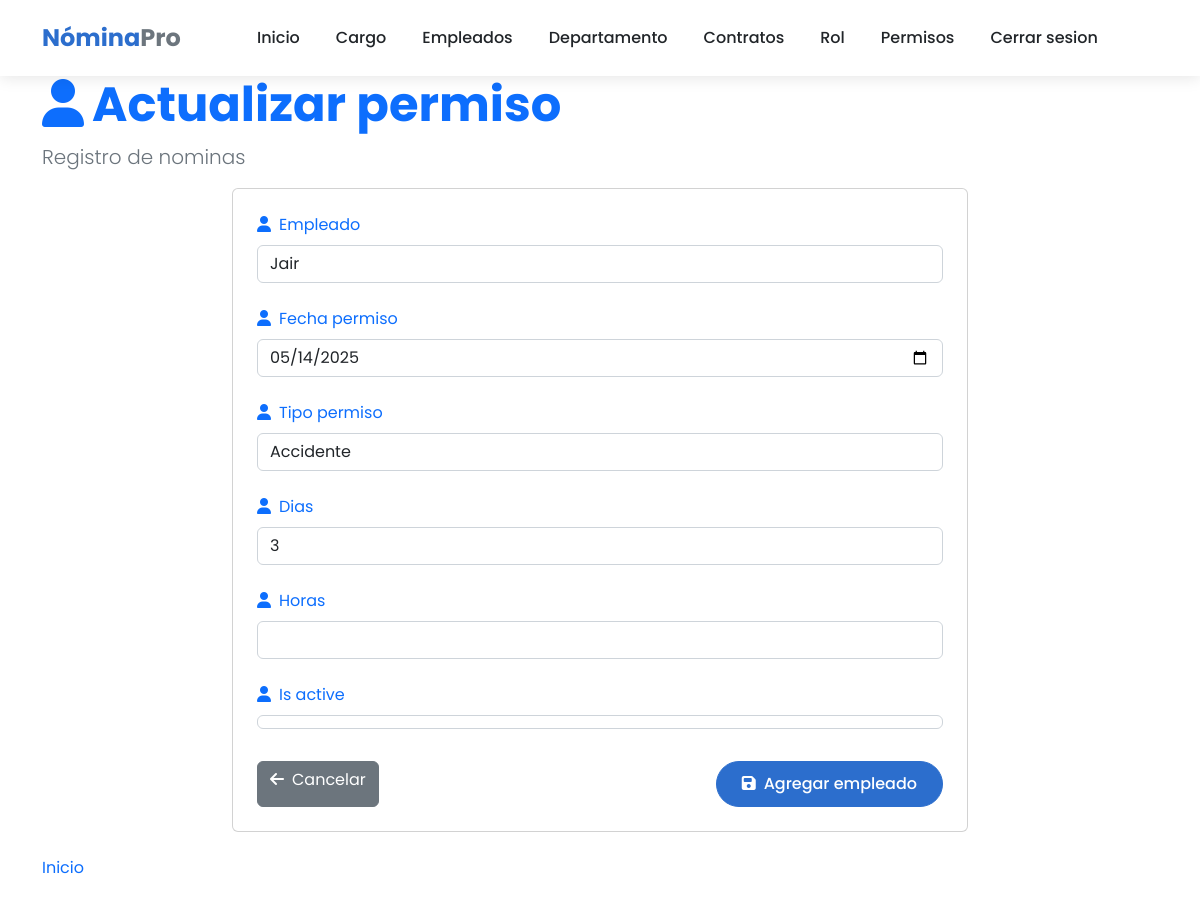
The page /nomina/update_permiso/1 (signed in) on the database its author committed.
### core/models.py (models this page shows, shortened)
class Permiso(models.Model):
    empleado = models.ForeignKey(Empleado, on_delete=models.CASCADE)
    fecha_permiso = models.DateField()
    tipo_permiso = models.ForeignKey(TipoPermiso, on_delete=models.CASCADE)
    dias = models.PositiveIntegerField(null=True,blank=True)
    horas = models.PositiveIntegerField(null=True,blank=True)
    is_active = models.BooleanField(default=True)

### core/views.py (the view, shortened to what this page needs)
# urls.py: path('update_permiso/<int:id>', views.update_permiso, name="update_permiso"),
@login_required
def update_permiso (request, id):
   context={'title':'Actualizar permiso'}
   permiso = Permiso.objects.get(pk=id)
   if request.method == "GET":
      form = PermisoForm(instance=permiso)
      context['form'] = form
      return render(request, 'permisos/create.html', context)

### core/forms.py
class PermisoForm(ModelForm):
    EMPLEADO_CHOICES = Empleado.objects.all()
    empleado = forms.ModelChoiceField(
        queryset=EMPLEADO_CHOICES,
        widget=forms.Select(attrs={'class': 'form-control'})
    )
    TIPO_PERMISO_CHOICES = TipoPermiso.objects.all()
    tipo_permiso = forms.ModelChoiceField(
        queryset=TIPO_PERMISO_CHOICES,
        widget=forms.Select(attrs={'class': 'form-control'})
    )
    class Meta:
        model = Permiso
        fields = '__all__'
        widgets = {
            'fecha_permiso': DateInput(attrs={'class': 'form-control', 'type': 'date'}),
            'dias' : NumberInput(attrs={'class': 'form-control'}),
            'horas' : NumberInput(attrs={'class': 'form-control'}),
            'is_active' : CheckboxInput(attrs={'class': 'form-control'}),
        }

### core/models.py (called while the page is built)
    def __str__(self):
        return self.nombre

    def __str__(self):
        return self.descripcion

### template/permisos/create.html (shortened to what this page needs)
{% extends 'home.html' %}
{% block content %}
<div class="container">
    <header class="page-header">
        <h1 class="display-5 fw-bold text-primary">
            <i class="fas fa-user me-2"></i>{{ title }}
        </h1>
        <p class="lead text-muted">Registro de nominas</p>
    </header>
    <div class="row">
        <div class="col-md-8 mx-auto">
            <div class="card mb-4">
                <div class="card-body p-4">
                    <form method="post">
                        <div class="mb-4">
                            <label for="{{ form.empleado.id_for_label }}" class="form-label text-primary">
                                <i class="fas fa-user me-2"></i>{{ form.empleado.label }}
                            </label>
                            {{ form.empleado }}
                        </div>
                        <div class="mb-4">
                            <label for="{{ form.fecha_permiso.id_for_label }}" class="form-label text-primary">
                                <i class="fas fa-user me-2"></i>{{ form.fecha_permiso.label }}
                            </label>
                            {{ form.fecha_permiso }}
                        </div>
                        <div class="mb-4">
                            <label for="{{ form.tipo_permiso.id_for_label }}" class="form-label text-primary">
                                <i class="fas fa-user me-2"></i>{{ form.tipo_permiso.label }}
                            </label>
                            {{ form.tipo_permiso }}
                        </div>
                        <div class="mb-4">
                            <label for="{{ form.dias.id_for_label }}" class="form-label text-primary">
                                <i class="fas fa-user me-2"></i>{{ form.dias.label }}
                            </label>
                            {{ form.dias }}
                        </div>
                        <div class="mb-4">
                            <label for="{{ form.horas.id_for_label }}" class="form-label text-primary">
                                <i class="fas fa-user me-2"></i>{{ form.horas.label }}
                            </label>
                            {{ form.horas }}
                        </div>
                        <div class="mb-4">
                            <label for="{{ form.is_active.id_for_label }}" class="form-label text-primary">
                                <i class="fas fa-user me-2"></i>{{ form.is_active.label }}
                            </label>
                            {{ form.is_active }}
                        </div>
                        <div class="d-flex justify-content-between mt-4 pt-2">
                            <a href="{% url 'core:list_permiso' %}" class="btn btn-secondary">
                                <i class="fas fa-arrow-left me-2"></i>Cancelar
                            </a>
                            <button type="submit" class="btn btn-primary">
                                <i class="fas fa-save me-2"></i>Agregar empleado
                            </button>
                        </div>
                    </form>
                </div>
            </div>
        </div>
    </div>
    <nav aria-label="breadcrumb" class="mb-4">
        <ol class="breadcrumb">
            <li class="breadcrumb-item"><a href="{% url 'home' %}" class="text-decoration-none">Inicio</a></li>
        </ol>
    </nav>
</div>
{% endblock %}

### template/home.html (style rules this page uses)
:root { --primary-color: #2c6ecd; --secondary-color: #19b3b3; --accent-color: #f8f9fa; --dark-color: #212529; --text-color: #495057; }
body { font-family: 'Poppins', sans-serif; color: var(--text-color); overflow-x: hidden; }
.btn-primary { background-color: var(--primary-color); border-color: var(--primary-color); padding: 10px 25px; border-radius: 50px; font-weight: 500; transition: all 0.3s ease; }

### rows shown on the page
Permiso: empleado "Jair", fecha_permiso "05/14/2025", tipo_permiso "Accidente", dias "3", is_active "☑"

### other values the page prints
{{ title }} "Actualizar permiso"
